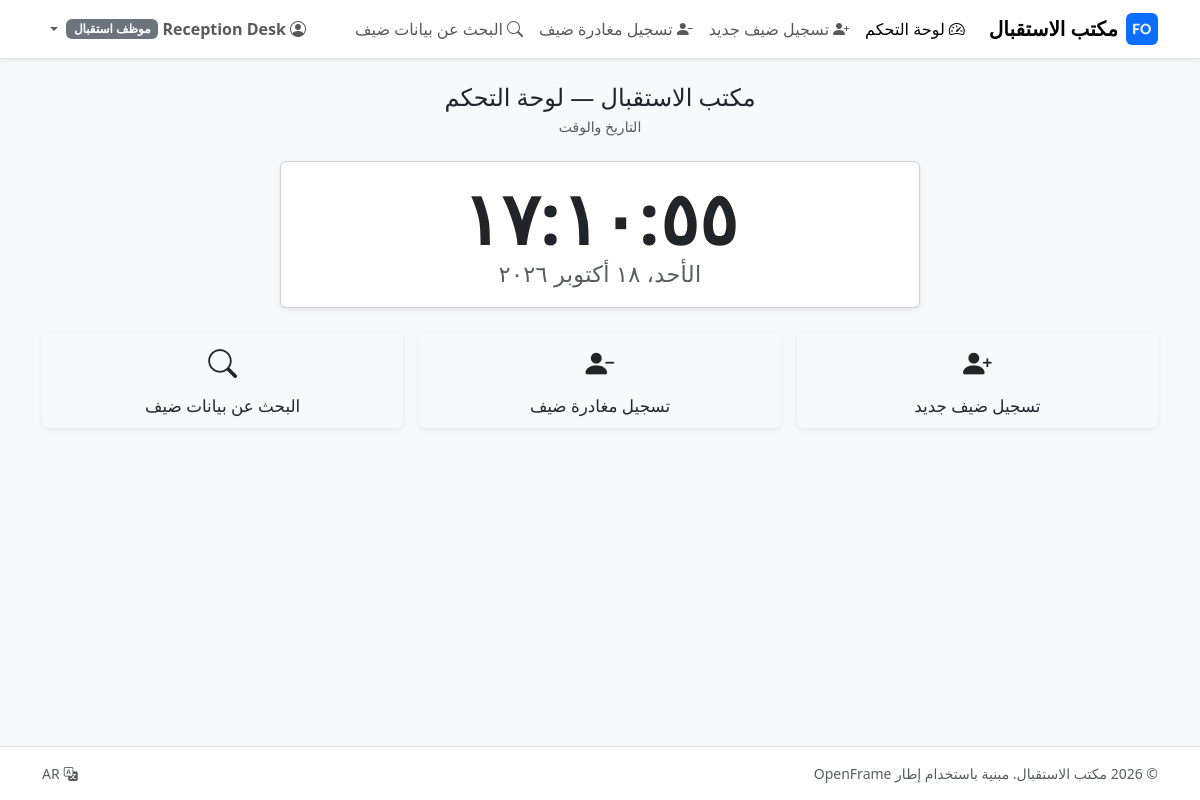
/index.php?module=dashboard (signed in), run on the app's committed database.
### tables this page shows
CREATE TABLE users (
    id            INT UNSIGNED NOT NULL AUTO_INCREMENT,
    username      VARCHAR(50)  NOT NULL,
    full_name     VARCHAR(100) NOT NULL,
    password_hash VARCHAR(255) NOT NULL,
    level_id      INT UNSIGNED NOT NULL,
    active        TINYINT(1)   NOT NULL DEFAULT 1,
    created_at    DATETIME     NOT NULL DEFAULT CURRENT_TIMESTAMP,
    PRIMARY KEY (id),
    UNIQUE KEY uq_users_username (username),
    CONSTRAINT fk_users_level FOREIGN KEY (level_id) REFERENCES user_levels (id)
);

CREATE TABLE user_levels (
    id      INT UNSIGNED NOT NULL AUTO_INCREMENT,
    code    VARCHAR(20)  NOT NULL,
    name_ar VARCHAR(60)  NOT NULL,
    name_en VARCHAR(60)  NOT NULL,
    PRIMARY KEY (id),
    UNIQUE KEY uq_user_levels_code (code)
);

CREATE TABLE permissions (
    id      INT UNSIGNED NOT NULL AUTO_INCREMENT,
    code    VARCHAR(50)  NOT NULL,
    name_ar VARCHAR(100) NOT NULL,
    name_en VARCHAR(100) NOT NULL,
    PRIMARY KEY (id),
    UNIQUE KEY uq_permissions_code (code)
);

### modules/dashboard/index.php (the view, shortened to what the rows shown need)
<?php
$actions = array(
    array('module' => 'guest_new',    'perm' => 'guest_create', 'icon' => 'bi-person-plus-fill',  'label' => lang('dashboard.new_guest'),    'class' => 'btn-primary'),
    array('module' => 'guest_leave',  'perm' => 'guest_leave',  'icon' => 'bi-person-dash-fill',  'label' => lang('dashboard.record_leave'), 'class' => 'btn-success'),
    array('module' => 'guest_search', 'perm' => 'guest_search', 'icon' => 'bi-search',            'label' => lang('dashboard.search_guest'), 'class' => 'btn-info'),
);
$visibleActions = array();
foreach ($actions as $action) {
    if (has_permission($action['perm'])) {
        $visibleActions[] = $action;
    }
}
?>
<div class="text-center mb-4">
    <h1 class="h4 mb-1"><?php echo e(app_name()); ?> — <?php echo e(lang('dashboard.title')); ?></h1>
</div>
<div class="row justify-content-center g-3 mb-2">
    <?php foreach ($visibleActions as $action): ?>
        <div class="col-12 col-md-4">
            <a href="<?php echo e(url('index.php?module=' . $action['module'])); ?>"
               class="btn btn-<?php echo e($action['class']); ?> of-action-btn w-100 h-100 shadow-sm">
                <i class="bi <?php echo e($action['icon']); ?>"></i>
                <span><?php echo e($action['label']); ?></span>
            </a>
        </div>
    <?php endforeach; ?>
</div>

### includes/header.php (shortened to what the rows shown need)
<?php
$user        = current_user();
$modulesNav  = enabled_modules();
$rtl         = is_rtl();
$cssFile     = $rtl ? 'assets/css/bootstrap.rtl.min.css' : 'assets/css/bootstrap.min.css';
foreach ($modulesNav as $slug => $module) {
    if (isset($module['menu']) && !$module['menu']) {
        continue;
    }
    if (!empty($module['permission']) && !has_permission($module['permission'])) {
        continue;
    }
}
?>
<!DOCTYPE html>
<html lang="<?php echo e(current_lang()); ?>" dir="<?php echo $rtl ? 'rtl' : 'ltr'; ?>">
<head>
    <link rel="stylesheet" href="<?php echo e(url($cssFile)); ?>">
    <link rel="stylesheet" href="<?php echo e(url('assets/css/bootstrap-icons.min.css')); ?>">
    <link rel="stylesheet" href="<?php echo e(url('assets/css/app.css')); ?>">
</head>
<body class="d-flex flex-column min-vh-100 bg-body-tertiary">
<nav class="navbar navbar-expand-lg bg-body border-bottom shadow-sm">
    <div class="container">
        <div class="collapse navbar-collapse" id="mainNav">
            <ul class="navbar-nav align-items-lg-center">
                <?php if ($user !== null): ?>
                    <li class="nav-item dropdown">
                        <a class="nav-link dropdown-toggle of-user-toggle d-flex align-items-center gap-1 fw-semibold"
                           href="#" data-bs-toggle="dropdown" aria-expanded="false">
                            <i class="bi bi-person-circle"></i>
                            <span><?php echo e($user['full_name']); ?></span>
                            <span class="badge text-bg-<?php echo is_admin() ? 'danger' : 'secondary'; ?>">
                                <?php echo e(is_rtl() ? $user['level_name_ar'] : $user['level_name_en']); ?>
                            </span>
                        </a>
                    </li>
                <?php endif; ?>
            </ul>
        </div>
    </div>
</nav>
<main class="container flex-grow-1 py-4">

### data on the page
users: full_name "Reception Desk", level.name_ar "موظف استقبال"
permissions: label "تسجيل مغادرة ضيف"
permissions: label "البحث عن بيانات ضيف"

### other printed values
app_name() "مكتب الاستقبال"
is_rtl() ? $module['name_ar'] : $module['name'] "لوحة التحكم"
is_rtl() ? $module['name_ar'] : $module['name'] "تسجيل ضيف جديد"
is_rtl() ? $module['name_ar'] : $module['name'] "تسجيل مغادرة ضيف"
is_rtl() ? $module['name_ar'] : $module['name'] "البحث عن بيانات ضيف"
lang('dashboard.title') "لوحة التحكم"
lang('dashboard.clock') "التاريخ والوقت"
$action['label'] "تسجيل ضيف جديد"
lang('common.powered_by') "مبنية باستخدام إطار OpenFrame"
current_lang() "AR"
